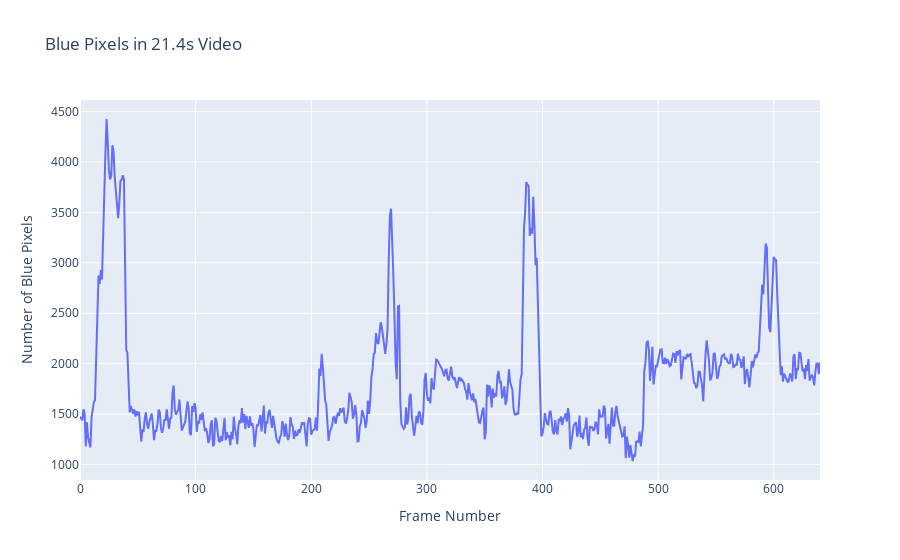

The code cell stored with this chart in its notebook:
### Code cell
def plotly_pixel_counts(pixel_counts):
    # Create a Plotly figure
    fig = go.Figure()

    # Add a trace for the blue pixel counts
    fig.add_trace(go.Scatter(x=np.arange(len(pixel_counts)),
                             y=pixel_counts,
                             mode='lines',
                             name='Number of Blue Pixels'))

    # Customize the layout
    fig.update_layout(
        xaxis_title="Frame Number",
        yaxis_title="Number of Blue Pixels",
        title=f"Blue Pixels in {len(pixel_counts)/29.97:.1f}s Video"
    )

    # Enable zooming and panning
    fig.update_xaxes(type='linear')
    fig.update_yaxes(type='linear')

    # Display the interactive plot
    fig.show()


plotly_pixel_counts(blue_pixel_counts)

### Figure 1 — Plotly figure (JSON) as saved in the notebook; plotly's stock layout.template omitted (floating-point values rounded to 4 significant figures; data arrays with more than 128 entries replaced by an {"elided": "..."} marker saying what was removed)
{"data": [{"mode": "lines", "name": "Number of Blue Pixels", "x": {"elided": "641 int values"}, "y": {"elided": "641 int values"}, "type": "scatter"}], "layout": {"xaxis": {"title": {"text": "Frame Number"}, "type": "linear"}, "yaxis": {"title": {"text": "Number of Blue Pixels"}, "type": "linear"}, "title": {"text": "Blue Pixels in 21.4s Video"}}}
